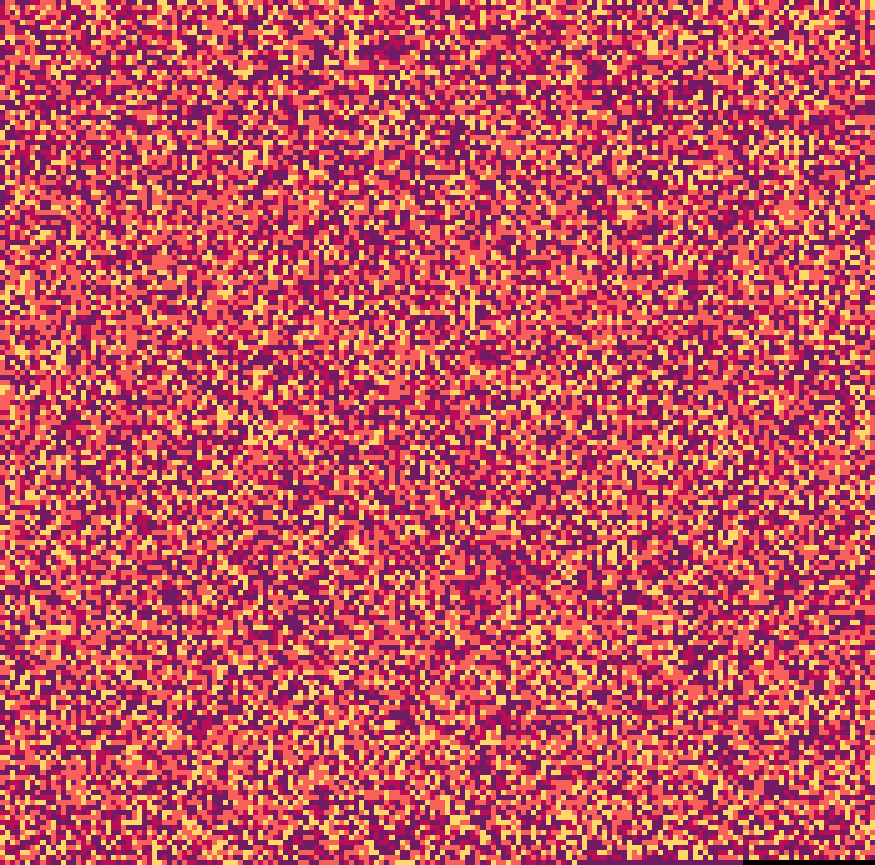
#> input picture Python/Utilities/Image_Processing/input/rna.png, 875 x 865 px
$ python pixel_sorter.py
#> lines starting #> are read from the running program, lines starting #| are printed output that depends on the picture
import os
import sys
import time
import colour
import colorsys
import numpy as np
import matplotlib.pyplot as plt
from PIL import Image

if __name__ == "__main__":

    image_file = "rna.png"
    image = Image.open(os.getcwd() + os.sep + "input" + os.sep + image_file)
#> image is the input picture: PIL image 875x865 RGB; mean R, G, B 196.4, 81.5, 95.2
    data = np.asarray(image)

    pix_values = list(image.getdata())
#> pix_values = 756875 items
    pix_values.sort()

    im = Image.new('RGB', (image.width, image.height))
#> im: PIL image 875x865 RGB; every value is 0
    im.putdata(pix_values)
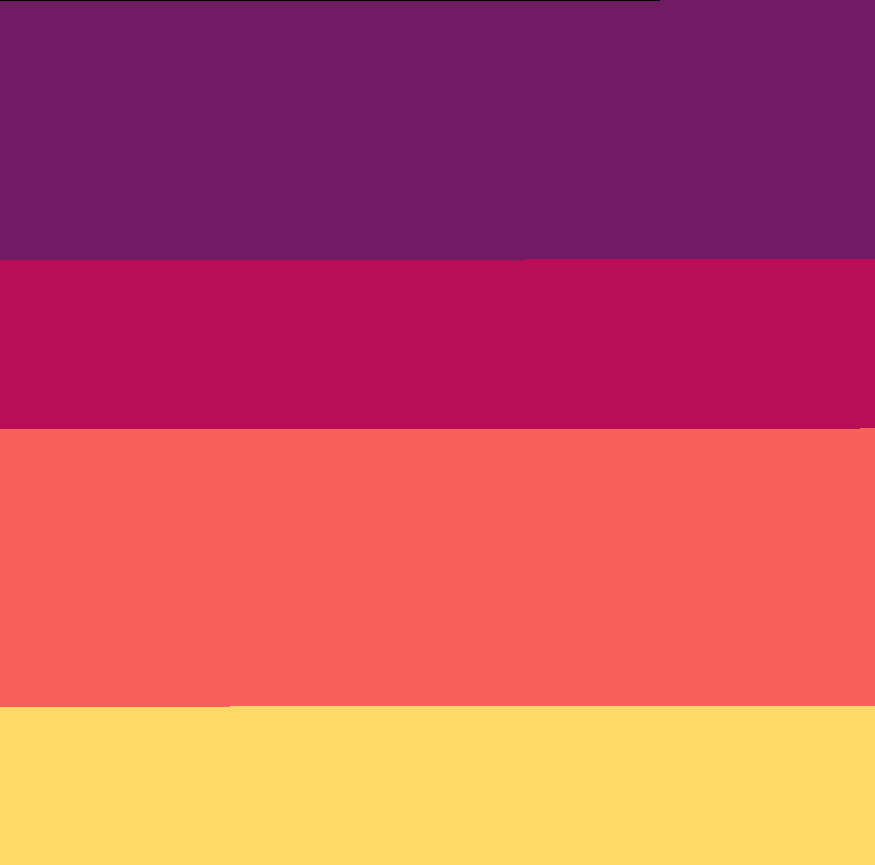
#> im: PIL image 875x865 RGB; mean R, G, B 196.4, 81.5, 95.2
    im.save(os.getcwd() + os.sep + "output" + os.sep + image_file.split('.')[0] + "_pixel_sorted.png")
